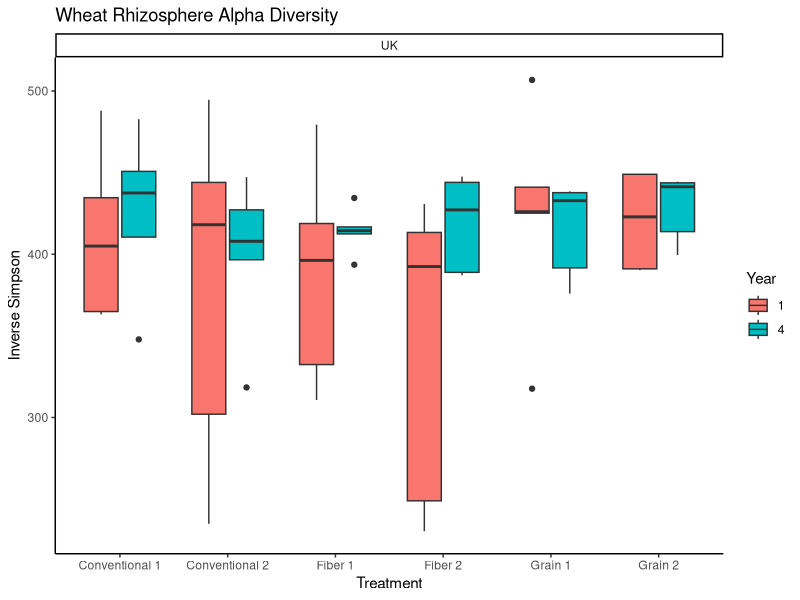
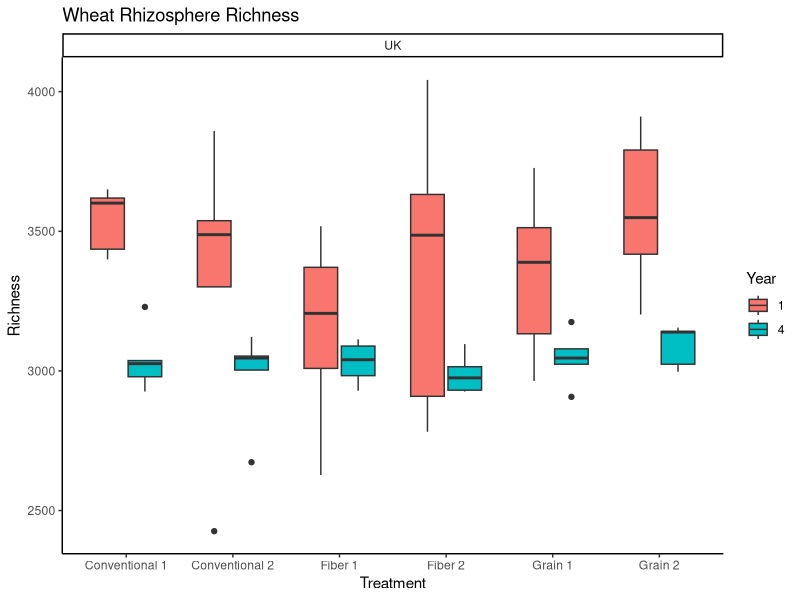

These charts were generated, in order, by the following R code: (Note: this script raises an error after producing the figures.)
library(tidyverse)
library(readxl)
metadata = read_csv(file="Metadata.csv")
AlphaDiversity = read_csv(file="alphatotal.summary.csv")
Mixed = inner_join(metadata, AlphaDiversity, by=c('group'))
Mixed$Year = as.factor(Mixed$Year)

alphaplot = ggplot(Mixed, aes(x = Rotation, y = invsimpson, fill= Year)) +
  geom_boxplot(width=0.7) +
  facet_wrap(~Site) +
  theme(axis.text.y = element_text(colour = "black", size = 12, face = "bold"), 
        axis.text.x = element_text(colour = "black", face = "bold", size = 12), 
        legend.text = element_text(size = 20, face ="bold", colour ="black"), 
        legend.position = "right", axis.title.y = element_text(face = "bold", size = 14), 
        axis.title.x = element_text(face = "bold", size = 14, colour = "black"), 
        legend.title = element_text(size = 14, colour = "black", face = "bold"), 
        panel.background = element_blank(), panel.border = element_rect(colour = "black", fill = NA, size = 1.2),
        legend.key=element_blank()) +  
  labs(x = "Treatment", colour = "Treatment", y = "Inverse Simpson")+ 
  ggtitle("Wheat Rhizosphere Alpha Diversity") + theme(plot.title = element_text(size=20, hjust = 0.5)) +
  theme_classic()
alphaplot

richnessplot = ggplot(Mixed, aes(x = Rotation, y = sobs, fill=Year)) +
  geom_boxplot(width=0.7) +
  facet_wrap(~Site) +
  theme(axis.text.y = element_text(colour = "black", size = 12, face = "bold"), 
        axis.text.x = element_text(colour = "black", face = "bold", size = 12), 
        legend.text = element_text(size = 20, face ="bold", colour ="black"), 
        legend.position = "right", axis.title.y = element_text(face = "bold", size = 14), 
        axis.title.x = element_text(face = "bold", size = 14, colour = "black"), 
        legend.title = element_text(size = 14, colour = "black", face = "bold"), 
        panel.background = element_blank(), panel.border = element_rect(colour = "black", fill = NA, size = 1.2),
        legend.key=element_blank()) +  
  labs(x = "Treatment", colour = "Treatment", y = "Richness")+ 
  ggtitle("Wheat Rhizosphere Richness") + theme(plot.title = element_text(size=20, hjust = 0.5)) +
  theme_classic()
richnessplot

UKtest = subset(Mixed, Site =="UK")

Conventional = subset(UKtest, Treatment == "Conventional")
Fiber = subset(UKtest, Treatment == "Hemp Fiber")
Grain = subset(UKtest, Treatment == "Hemp Grain")

aovConvdiv = aov(invsimpson ~ Year, data = Conventional)
summary(aovConvdiv)
aovConvrich = aov(sobs ~ Year, data = Conventional)
summary(aovConvrich)

aovFibdiv = aov(invsimpson ~ Year, data = Fiber)
summary(aovFibdiv)
aovFibrich = aov(sobs ~ Year, data = Fiber)
summary(aovFibrich)

aovGraindiv = aov(invsimpson ~ Year, data = Grain)
summary(aovGraindiv)
aovGrainrich = aov(sobs ~ Year, data = Grain)
summary(aovGrainrich)


Year1 = subset(UKtest, Year == "1")
Year4 = subset(UKtest, Year == "4")

aovY1div = aov(invsimpson ~ Rotation, data=Year1)
summary(aovY1div)
aovY1rich = aov(sobs~Rotation, data=Year1)
summary(aovY1rich)
aovY4div = aov(invsimpson ~ Rotation, data=Year4)
summary(aovY4div)
aovY4rich = aov(sobs~Rotation, data=Year4)
summary(aovY4rich)


KStest = subset(Mixed, Site =="KS")

Conventional = subset(KStest, Treatment == "Conventional")
Fiber = subset(KStest, Treatment == "Hemp Fiber")
Grain = subset(KStest, Treatment == "Hemp Grain")

aovConvdiv = aov(invsimpson ~ Year, data = Conventional)
summary(aovConvdiv)
aovConvrich = aov(sobs ~ Year, data = Conventional)
summary(aovConvrich)

aovFibdiv = aov(invsimpson ~ Year, data = Fiber)
summary(aovFibdiv)
aovFibrich = aov(sobs ~ Year, data = Fiber)
summary(aovFibrich)

aovGraindiv = aov(invsimpson ~ Year, data = Grain)
summary(aovGraindiv)
aovGrainrich = aov(sobs ~ Year, data = Grain)
summary(aovGrainrich)


Year1 = subset(Mixed, Year == "1")
Year4 = subset(Mixed, Year == "4")

aovY1div = aov(invsimpson ~ Treatment, data=Year1)
summary(aovY1div)
aovY1rich = aov(sobs~Treatment, data=Year1)
summary(aovY1rich)
aovY4div = aov(invsimpson ~ Treatment, data=Year4)
summary(aovY4div)
aovY4rich = aov(sobs~Treatment, data=Year4)
summary(aovY4rich)
